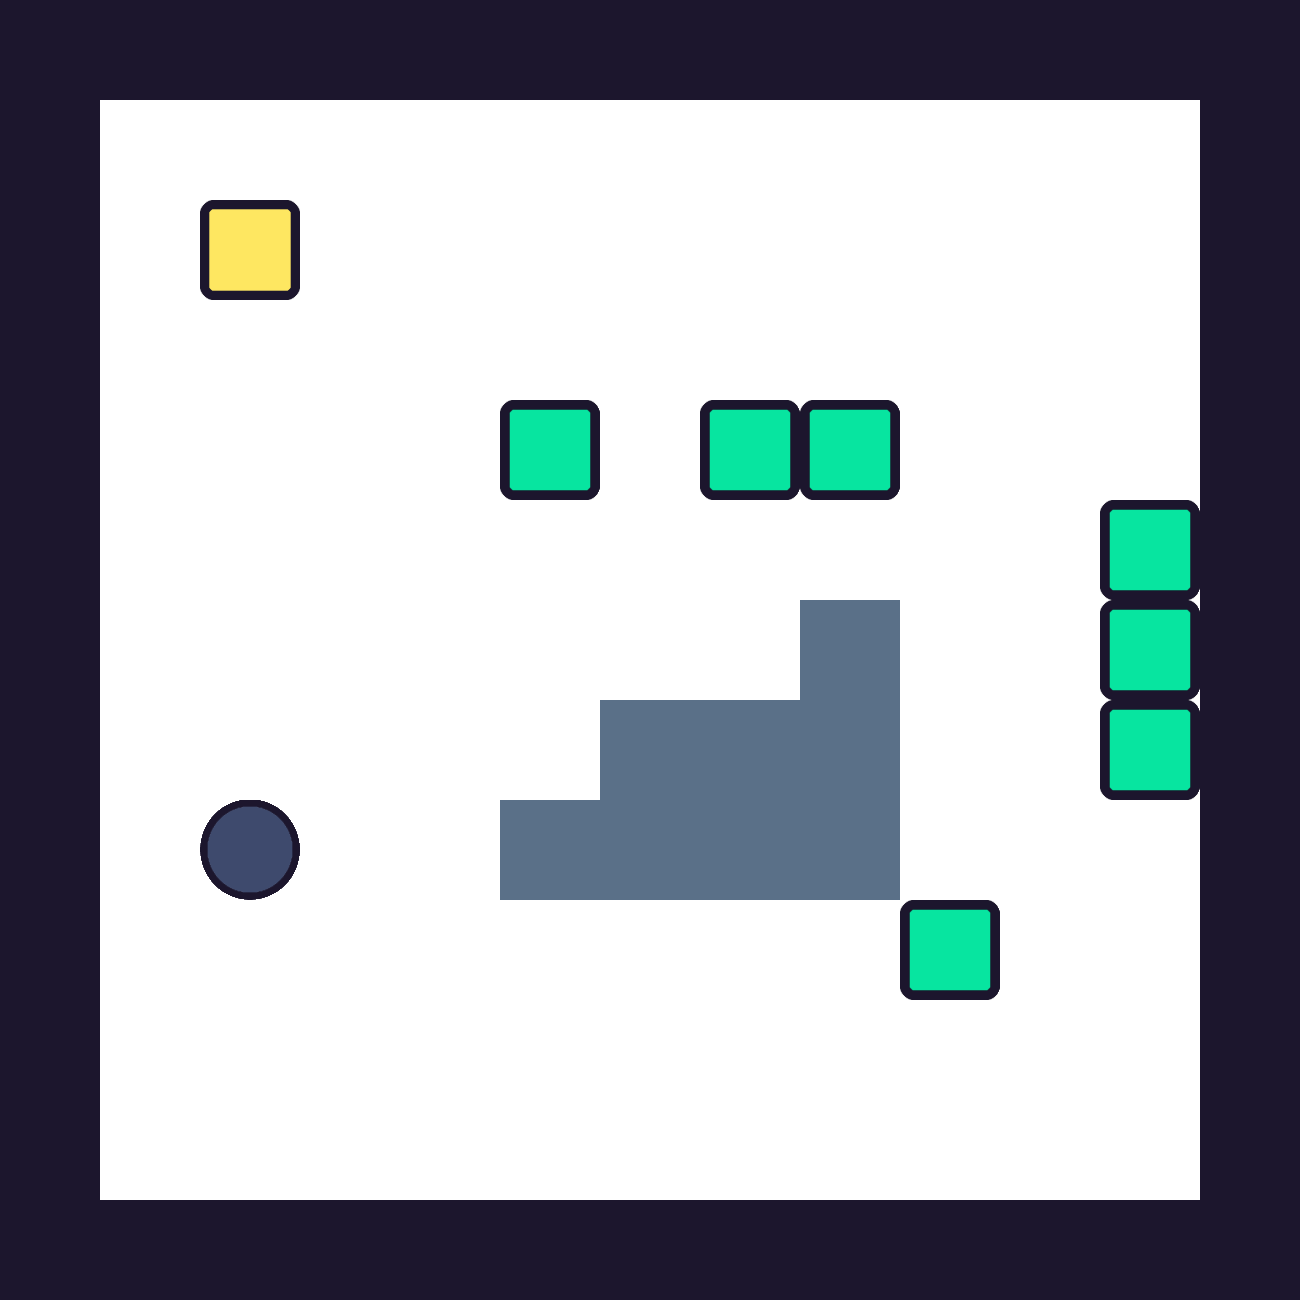

The image is a tile-based game level rendered from a .tmx file. Its description and complete source (layers, tilesets, objects, tile grids) follow:
An orthogonal 13x13 tile map with 100x100 px tiles, 1 tile layer (Tile Layer 1).

<map version="1.10" tiledversion="1.11.0" orientation="orthogonal" renderorder="right-down" width="13" height="13" tilewidth="100" tileheight="100" infinite="0" backgroundcolor="#ffffff" nextlayerid="2" nextobjectid="1">
 <editorsettings>
  <export target="../../tools/map2.csv" format="csv" />
 </editorsettings>
 <tileset firstgid="1" name="block_tiles" tilewidth="100" tileheight="100" tilecount="5" columns="5">
  <image source="tileset.png" width="500" height="100" />
 </tileset>
 <layer id="1" name="Tile Layer 1" width="13" height="13">
  <data encoding="csv">
5,5,5,5,5,5,5,5,5,5,5,5,5,
5,0,0,0,0,0,0,0,0,0,0,0,5,
5,0,2,0,0,0,0,0,0,0,0,0,5,
5,0,0,0,0,0,0,0,0,0,0,0,5,
5,0,0,0,0,1,0,1,1,0,0,0,5,
5,0,0,0,0,0,0,0,0,0,0,1,5,
5,0,0,0,0,0,0,0,4,0,0,1,5,
5,0,0,0,0,0,4,4,4,0,0,1,5,
5,0,3,0,0,4,4,4,4,0,0,0,5,
5,0,0,0,0,0,0,0,0,1,0,0,5,
5,0,0,0,0,0,0,0,0,0,0,0,5,
5,0,0,0,0,0,0,0,0,0,0,0,5,
5,5,5,5,5,5,5,5,5,5,5,5,5
</data>
 </layer>
</map>
